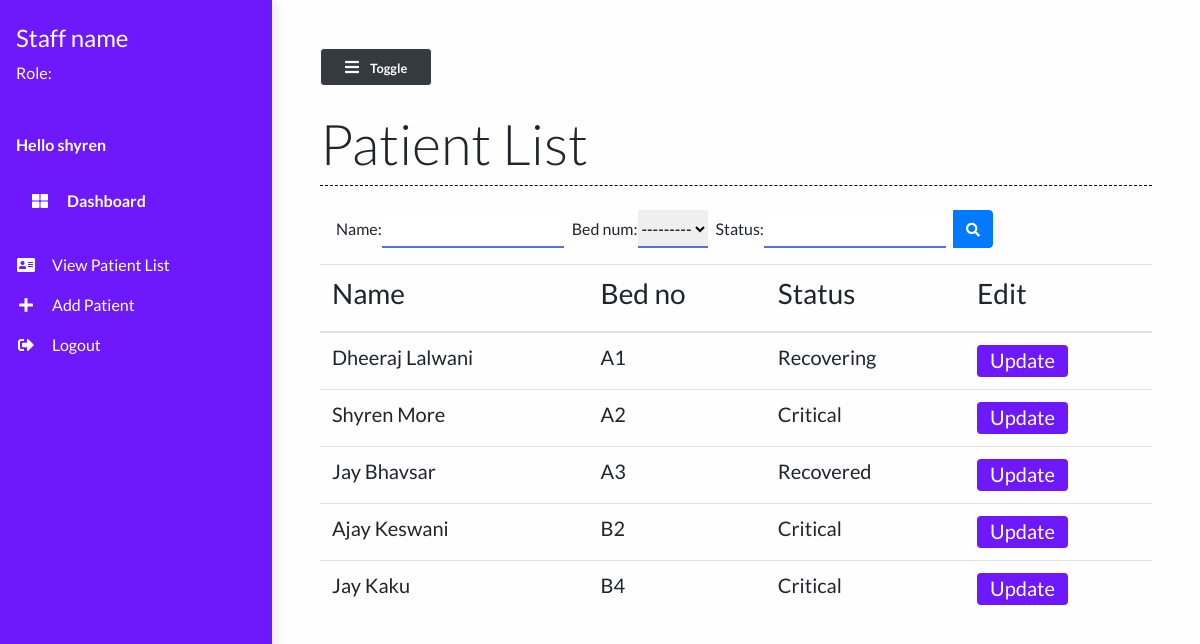
/patient_list/ (signed in), run on the app's committed database.
### main/models.py (models this page shows, shortened)
class Patient(models.Model):
    name = models.CharField(max_length=50)
    phone_num = models.CharField(max_length=15)
    patient_relative_name = models.CharField(max_length=50, null=True)
    patient_relative_contact = models.CharField(max_length=15, null=True)
    address = models.TextField()
    SYMPTOMS = (
        ('Fever', 'Fever'),
        ('Dry cough', 'Dry cough'),
        ('Tiredness', 'Tiredness'),
        ('Aches and pains', 'Aches and pains'),
        ('Sore throat', 'Sore throat'),
        ('Diarrhoea', 'Diarrhoea'),
        ('Loss of taste or smell', 'Loss of taste or smell'),
        ('Difficulty in breathing or shortness of breath', 'Difficulty in breathing or shortness of breath'),
        ('Chest pain or pressure', 'Chest pain or pressure'),
        ('Loss of speech or movement', 'Loss of speech or movement'),
    )
    symptoms = MultiSelectField(choices=SYMPTOMS, null=True)
    prior_ailments = models.TextField()
    bed_num = models.ForeignKey("Bed", on_delete=models.CASCADE)
    dob = models.DateField(null=True)
    status = models.CharField(max_length=50)

class Bed(models.Model):
    bed_number = models.CharField(max_length=50)
    occupied = models.BooleanField()
    def __str__(self):
        return self.bed_number

### main/views.py (the view)
# urls.py: path("patient_list/", views.patient_list, name="patient_list"),
def patient_list(request):
    patients = Patient.objects.all()
    myFilter = PatientFilter(request.GET, queryset=patients)
    patients = myFilter.qs
    context = {
        'patients': patients,
        'myFilter': myFilter
    }
    return render(request, 'main/patient_list.html', context)

### main/templates/main/patient_list.html (shortened to what this page needs)
{% extends 'main/base.html' %}
{% load static %}
{% block contentTitle %}
    Patient List
{% endblock contentTitle %}
{% block content %}
    <form class="d-none d-sm-inline-block form-inline mr-auto ml-md-3 my-2 my-md-0 mw-100 navbar-search mb-3" method="GET" id="list">
        <div class="input-group">
        {{myFilter.form}}
            <div class="input-group-append">
                <button class="btn btn-primary btn-block" type="submit">
                    <i class="fas fa-search fa-sm"></i>
                </button>
            </div>
        </div>
    </form>
     <div class="table-responsive mt-3">
        <table class="table table-hover">
            <thead>
                <th><h3>Name</h3></th>
                <th><h3>Bed no</h3></th>
                <th><h3>Status</h3></th>
                <th><h3>Edit</h3></th>
            </thead>
            <tbody>
                {% for patient in patients %}
                <tr class="mx-auto">
                    <td scope="row"><h5>{{ patient.name }}</h5></td>
                    <td><h5>{{ patient.bed_num }}</h5></td>
                    <td><h5>{{ patient.status }}</h5></td>
                    <td><a href="/patient/{{patient.id}}" class="btn btn-purple"><h5>Update</h5></a></td>
                </tr>
                {% endfor %}
            </tbody>
        </table>
    </div>
{% endblock content %}

### main/templates/main/base.html (shortened to what this page needs)
{% load static %}
<!DOCTYPE html>
<html lang="en">
  <head>
    <link
      rel="stylesheet"
      href="https://maxcdn.bootstrapcdn.com/bootstrap/4.0.0/css/bootstrap.min.css"
    />
    <link
      rel="stylesheet"
      href="https://cdnjs.cloudflare.com/ajax/libs/font-awesome/5.14.0/css/all.min.css"
    />
    <link
      rel="stylesheet"
      href="{% static 'styles/base.css' %}"
      type="text/css"
    />
    <link rel="stylesheet" href="//code.jquery.com/ui/1.12.1/themes/base/jquery-ui.css">
  </head>
  <body>
<div class="vertical-nav" id="sidebar">
	<div class="py-4 px-3 mb-4">
		<div class="media d-flex align-items-center">
			<div class="media-body text-white">
				<h4>Staff name</h4>
				<p class="font-weight-normal mb-0">
					Role:
				</p>
			</div>
		</div>
	</div>
	<p class="text-white font-weight-bold px-3 pb-4 mb-0">
		Hello {{user}}
	</p>
	<p class="text-gray font-weight-bold px-3 pb-4 mb-0">
		<a href="{% url 'dashboard' %}" class="nav-link text-white">
			<i class="fa fa-th-large mr-3 text-primary"></i> Dashboard</a>
	</p>
	<ul class="nav flex-column mb-0">
		<li class="nav-item">
			<a href="{% url 'patient_list' %}" class="nav-link text-white">
				<i class="fa fa-address-card mr-3 text-primary fa-fw">               </i>View patient list
			</a>
		</li>
		<li class="nav-item">
			<a href="{% url 'add_patient' %}" class="nav-link text-white">
				<i class="fa fa-plus mr-3 text-primary fa-fw"></i>Add patient
			</a>
		</li>
		<li class="nav-item">
			<a href="" class="nav-link text-white">
				<i class="fa fa-sign-out-alt mr-3 text-primary fa-fw"></i>Logout
			</a>
		</li>
	</ul>
</div>
    <div class="page-content p-5" id="content">
        <button id="sidebarCollapse" class="btn btn-light bg-dark rounded-pill shadow-sm px-4 mb-4" type="button">
            <i class="fa fa-bars mr-2 text-primary"></i>
            <small class="font-weight-bold text-primary">
                Toggle
            </small>
        </button>
		<h2 class="display-4 ">{% block contentTitle %}{% endblock contentTitle %}
		</h2>
		<div class="seperator mt-1 mb-4"></div>
		{% block content %}{% endblock content %}
    </div>
  </body>
</html>

### static/styles/base.css (style rules this page uses)
body { background: #fffefe; min-height: 100vh; overflow-x: hidden; font-family:Lato,'Helvetica Neue',Helvetica,Arial,sans-serif; }
.vertical-nav { background: #6d19fc !important; min-width: 17rem; height: 100vh; position: fixed; top: 0; left: 0; box-shadow: 3px 3px 10px rgba(0, 0, 0, 0.1); transition: all 0.4s; }
.page-content { width: calc(100% -17rem); margin-left: 17rem; transition: all 0.4s; }
.seperator { margin: 3rem 0; border-bottom: 1px dashed #000000; }
.nav-link { text-transform: capitalize; }
.text-primary { color: #fff !important; }
.btn-purple { background: #6d19fc; color: #ffffff; height: 2rem; padding-top: 2px; }
#id_name { margin-right: 0.5rem; border: none; outline: none; border-bottom: 2px solid #4e73df; }
#id_bed_num { margin-right: 0.5rem; border: none; outline: none; border-bottom: 2px solid #4e73df; }
#id_status { margin-right: 0.5rem; border: none; outline: none; border-bottom: 2px solid #4e73df; }

### data on the page
Patient: name "Dheeraj Lalwani", bed_num "A1", status "Recovering"
Patient: name "Shyren More", bed_num "A2", status "Critical"
Patient: name "Jay Bhavsar", bed_num "A3", status "Recovered"
Patient: name "Ajay Keswani", bed_num "B2", status "Critical"
Patient: name "Jay Kaku", bed_num "B4", status "Critical"

### other printed values
{{ user }} "shyren"
